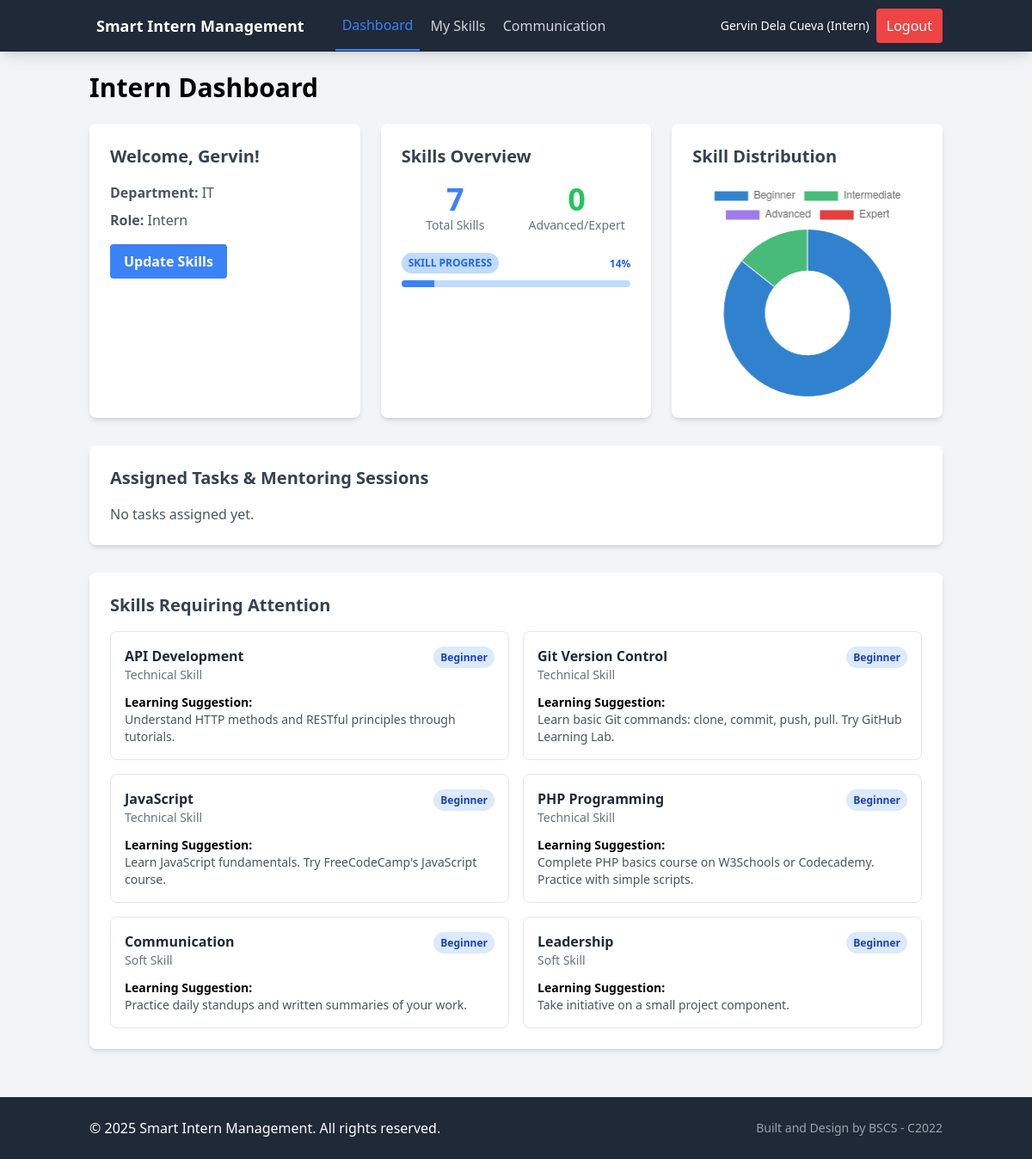
The page /dashboards/intern_dashboard.php (signed in) on the database its author committed.
### tables this page shows
CREATE TABLE `users` (
  `id` int(11) NOT NULL,
  `username` varchar(50) NOT NULL,
  `password` varchar(255) NOT NULL,
  `email` varchar(100) DEFAULT NULL,
  `first_name` varchar(50) DEFAULT NULL,
  `last_name` varchar(50) DEFAULT NULL,
  `role` enum('intern','supervisor','admin') NOT NULL,
  `department` varchar(50) DEFAULT NULL,
  `created_at` timestamp NOT NULL DEFAULT current_timestamp(),
  `updated_at` timestamp NOT NULL DEFAULT current_timestamp() ON UPDATE current_timestamp()
);

CREATE TABLE `skill_assessments` (
  `id` int(11) NOT NULL,
  `user_id` int(11) NOT NULL,
  `skill_id` int(11) NOT NULL,
  `initial_level` enum('Beginner','Intermediate','Advanced','Expert') NOT NULL,
  `current_level` enum('Beginner','Intermediate','Advanced','Expert') NOT NULL,
  `supervisor_rating` enum('Beginner','Intermediate','Advanced','Expert') DEFAULT NULL,
  `supervisor_id` int(11) DEFAULT NULL,
  `supervisor_comments` text DEFAULT NULL,
  `last_updated` timestamp NOT NULL DEFAULT current_timestamp() ON UPDATE current_timestamp()
);

CREATE TABLE `skills` (
  `id` int(11) NOT NULL,
  `name` varchar(100) NOT NULL,
  `category` enum('technical','soft') NOT NULL,
  `description` text DEFAULT NULL,
  `created_at` timestamp NOT NULL DEFAULT current_timestamp()
);

### includes/functions.php (called while the page is built, shortened)
<?php
function get_user_by_id($conn, $user_id) {
    try {
        $stmt = $conn->prepare("SELECT * FROM users WHERE id = :id");
        $stmt->bindParam(':id', $user_id);
        $stmt->execute();
        return $stmt->fetch(PDO::FETCH_ASSOC);
    } catch(PDOException $e) {
        error_log("Database error: " . $e->getMessage());
        return false;
    }
}
function get_user_skills($conn, $user_id) {
    try {
        $stmt = $conn->prepare("
            SELECT sa.*, s.name as skill_name, s.category as skill_category, s.description as skill_description,
                   u.first_name as supervisor_first_name, u.last_name as supervisor_last_name
            FROM skill_assessments sa
            JOIN skills s ON sa.skill_id = s.id
            LEFT JOIN users u ON sa.supervisor_id = u.id
            WHERE sa.user_id = :user_id
            ORDER BY s.category, s.name
        ");
        $stmt->bindParam(':user_id', $user_id);
        $stmt->execute();
        return $stmt->fetchAll(PDO::FETCH_ASSOC);
    } catch(PDOException $e) {
        error_log("Database error: " . $e->getMessage());
        return false;
    }
}
function get_learning_suggestions($level, $skill_name) {
    $default_suggestions = [
        'Beginner' => 'Complete online tutorials and practice with small projects.',
        'Intermediate' => 'Take on more complex tasks and deepen your understanding through projects.',
        'Advanced' => 'Share your knowledge by mentoring others. Explore advanced topics in this area.'
    ];
    if (isset($suggestions[$level][$skill_name])) {
        return $suggestions[$level][$skill_name];
    } else {
        return $default_suggestions[$level] ?? 'Continue practicing and improving your skills.';
    }
}
function get_level_color($level) {
    $colors = [
        'Beginner' => 'blue',
        'Intermediate' => 'green',
        'Advanced' => 'purple',
        'Expert' => 'red'
    ];
    return $colors[$level] ?? 'gray';
}
?>

### dashboards/intern_dashboard.php (the view, shortened to what this page needs)
<?php
require_once "../includes/functions.php";
$database = new Database();
$conn = $database->getConnection();
$user_id = $_SESSION['user_id'];
$user = get_user_by_id($conn, $user_id);
$user_skills = get_user_skills($conn, $user_id);
$tasks = get_intern_tasks($conn, $user_id);
$total_skills = count($user_skills);
$beginning_skills = 0;
$intermediate_skills = 0;
$advanced_skills = 0;
$expert_skills = 0;
foreach ($user_skills as $skill) {
    switch ($skill['current_level']) {
        case 'Beginner':
            $beginning_skills++;
            break;
        case 'Intermediate':
            $intermediate_skills++;
            break;
    }
}
require_once "../includes/header.php";
?>
<h1 class="text-3xl font-bold mb-6">Intern Dashboard</h1>
<div class="grid grid-cols-1 md:grid-cols-3 gap-6 mb-8">
    <div class="bg-white rounded-lg shadow-md p-6">
        <h2 class="text-xl font-semibold mb-4 text-gray-700">Welcome, <?php echo htmlspecialchars($user['first_name']); ?>!</h2>
        <p class="text-gray-600 mb-2"><strong>Department:</strong> <?php echo htmlspecialchars($user['department']); ?></p>
        <p class="text-gray-600"><strong>Role:</strong> Intern</p>
        <div class="mt-4">
            <a href="../skills/skills_list.php" class="inline-block bg-blue-500 hover:bg-blue-600 text-white font-bold py-2 px-4 rounded transition duration-300">
                Update Skills
            </a>
        </div>
    </div>
    <div class="bg-white rounded-lg shadow-md p-6">
        <h2 class="text-xl font-semibold mb-4 text-gray-700">Skills Overview</h2>
        <div class="grid grid-cols-2 gap-4">
            <div class="text-center">
                <div class="text-4xl font-bold text-blue-500"><?php echo $total_skills; ?></div>
                <div class="text-sm text-gray-500">Total Skills</div>
            </div>
            <div class="text-center">
                <div class="text-4xl font-bold text-green-500"><?php echo $advanced_skills + $expert_skills; ?></div>
                <div class="text-sm text-gray-500">Advanced/Expert</div>
            </div>
        </div>
        <div class="mt-4">
            <div class="relative pt-1">
                <div class="flex mb-2 items-center justify-between">
                    <div>
                        <span class="text-xs font-semibold inline-block py-1 px-2 uppercase rounded-full text-blue-600 bg-blue-200">
                            Skill Progress
                        </span>
                    </div>
                    <div class="text-right">
                        <span class="text-xs font-semibold inline-block text-blue-600">
                            <?php echo $total_skills > 0 ? round((($intermediate_skills + $advanced_skills + $expert_skills) / $total_skills) * 100) : 0; ?>%
                        </span>
                    </div>
                </div>
                <div class="overflow-hidden h-2 mb-4 text-xs flex rounded bg-blue-200">
                    <div style="width:<?php echo $total_skills > 0 ? (($intermediate_skills + $advanced_skills + $expert_skills) / $total_skills) * 100 : 0; ?>%"
                         class="shadow-none flex flex-col text-center whitespace-nowrap text-white justify-center bg-blue-500"></div>
                </div>
            </div>
        </div>
    </div>
    <div class="bg-white rounded-lg shadow-md p-6">
        <h2 class="text-xl font-semibold mb-4 text-gray-700">Skill Distribution</h2>
        <canvas id="skillDistributionChart" style="height: 200px; max-height: 250px;" width="400" height="150"></canvas>
    </div>
</div>
<div class="bg-white rounded-lg shadow-md p-6 mb-8">
    <h2 class="text-xl font-semibold mb-4 text-gray-700">Assigned Tasks & Mentoring Sessions</h2>
    <?php if (empty($tasks)): ?>
        <p class="text-gray-600">No tasks assigned yet.</p>
    <?php endif; ?>
</div>
<div class="bg-white rounded-lg shadow-md p-6">
    <h2 class="text-xl font-semibold mb-4 text-gray-700">Skills Requiring Attention</h2>
    <?php
    $improvement_needed = array_filter($user_skills, function($skill) {
        return $skill['current_level'] === 'Beginner' ||
               ($skill['supervisor_rating'] &&
                (
                    ($skill['supervisor_rating'] === 'Beginner' && $skill['current_level'] !== 'Beginner') ||
                    ($skill['supervisor_rating'] === 'Intermediate' && in_array($skill['current_level'], ['Advanced', 'Expert'])) ||
                    ($skill['supervisor_rating'] === 'Advanced' && $skill['current_level'] === 'Expert')
                )
               );
    });
    ?>
    <?php if (empty($improvement_needed)): ?>
        <p class="text-gray-600">No skills currently need improvement. Great work!</p>
    <?php else: ?>
        <div class="grid grid-cols-1 md:grid-cols-2 gap-4">
            <?php foreach ($improvement_needed as $skill): ?>
                <div class="border rounded-lg p-4">
                    <div class="flex justify-between items-start">
                        <div>
                            <h3 class="font-semibold text-gray-800"><?php echo htmlspecialchars($skill['skill_name']); ?></h3>
                            <p class="text-sm text-gray-500"><?php echo ucfirst($skill['skill_category']); ?> Skill</p>
                        </div>
                        <div>
                            <?php
                                $color = get_level_color($skill['current_level']);
                                $bg_color = "bg-{$color}-100";
                                $text_color = "text-{$color}-800";
                            ?>
                            <span class="px-2 py-1 text-xs font-semibold rounded-full <?php echo $bg_color . ' ' . $text_color; ?>">
                                <?php echo $skill['current_level']; ?>
                            </span>
                        </div>
                    </div>
                    <div class="mt-3 text-sm">
                        <p class="font-semibold">Learning Suggestion:</p>
                        <p class="text-gray-600"><?php echo get_learning_suggestions($skill['current_level'], $skill['skill_name']); ?></p>
                    </div>
                </div>
            <?php endforeach; ?>
        </div>
    <?php endif; ?>
</div>
<script>
document.addEventListener('DOMContentLoaded', function() {
    // Skill Distribution Chart
    var ctx = document.getElementById('skillDistributionChart').getContext('2d');
    var skillDistributionChart = new Chart(ctx, {
        type: 'doughnut',
        data: {
            labels: ['Beginner', 'Intermediate', 'Advanced', 'Expert'],
            datasets: [{
                data: [
                    <?php echo $beginning_skills; ?>,
                    <?php echo $intermediate_skills; ?>,
                    <?php echo $advanced_skills; ?>,
                    <?php echo $expert_skills; ?>
                ],
                backgroundColor: [
                    '#3182CE', // blue-500
                    '#48BB78', // green-500
                    '#9F7AEA', // purple-500
                    '#E53E3E'  // red-500
                ],
                borderWidth: 1
            }]
        },
        options: {
            responsive: true,
            maintainAspectRatio: false,
            legend: {
                position: 'right',
                labels: {
                    fontColor: '#718096'
                }
            },
            tooltips: {
                callbacks: {
                    label: function(tooltipItem, data) {
                        var dataset = data.datasets[tooltipItem.datasetIndex];
                        var total = dataset.data.reduce(function(previousValue, currentValue) {
                            return previousValue + currentValue;
                        });
                        var currentValue = dataset.data[tooltipItem.index];
                        var percentage = Math.floor(((currentValue/total) * 100)+0.5);
                        return data.labels[tooltipItem.index] + ': ' + currentValue + ' (' + percentage + '%)';
                    }
                }
            }
        }
    });
});
</script>
<?php
require_once "../includes/footer.php";
?>

### includes/header.php (shortened to what this page needs)
<?php
$base_path = '';
$current_path = $_SERVER['PHP_SELF'];
if (strpos($current_path, '/dashboards/') !== false) {
    $base_path = '../';
} else if (strpos($current_path, '/skills/') !== false) {
    $base_path = '../';
} else if (strpos($current_path, '/reports/') !== false) {
    $base_path = '../';
} else if (strpos($current_path, '/communication/') !== false) {
    $base_path = '../';
}
?>
<!DOCTYPE html>
<html lang="en">
<head>
    <script src="https://cdn.tailwindcss.com"></script>
</head>
<body class="bg-gray-100 min-h-screen">
    <nav class="bg-gray-800 text-white shadow-lg">
        <div class="container mx-auto px-4">
            <div class="flex justify-between">
                <div class="flex space-x-7">
                    <div>
                        <a href="<?php echo $base_path; ?>index.php" class="flex items-center py-4 px-2">
                            <span class="font-semibold text-white text-lg">Smart Intern Management</span>
                        </a>
                    </div>
                    <?php if (isset($_SESSION['user_id'])): ?>
                    <div class="hidden md:flex items-center space-x-1">
                        <?php if ($_SESSION['user_role'] === 'intern'): ?>
                        <a href="<?php echo $base_path; ?>dashboards/intern_dashboard.php"
                           class="py-4 px-2 <?php echo (strpos($current_path, '/dashboards/intern_dashboard.php') !== false) ? 'text-blue-500 border-b-2 border-blue-500' : 'text-gray-300 hover:text-blue-500 hover:border-b-2 hover:border-blue-500'; ?>">
                            Dashboard
                        </a>
                        <a href="<?php echo $base_path; ?>skills/skills_list.php"
                           class="py-4 px-2 <?php echo (strpos($current_path, '/skills/skills_list.php') !== false) ? 'text-blue-500 border-b-2 border-blue-500' : 'text-gray-300 hover:text-blue-500 hover:border-b-2 hover:border-blue-500'; ?>">
                            My Skills
                        </a>
                        <a href="<?php echo $base_path; ?>communication/index.php"
                           class="py-4 px-2 <?php echo (strpos($current_path, '/communication/') !== false) ? 'text-blue-500 border-b-2 border-blue-500' : 'text-gray-300 hover:text-blue-500 hover:border-b-2 hover:border-blue-500'; ?>">
                            Communication
                        </a>
                        <?php endif; ?>
                    </div>
                    <?php endif; ?>
                </div>
                <div class="hidden md:flex items-center space-x-3">
                    <?php if (isset($_SESSION['user_id'])): ?>
                    <div class="flex items-center space-x-2">
                        <span class="text-sm"><?php echo htmlspecialchars($_SESSION['user_name']); ?> (<?php echo ucfirst($_SESSION['user_role']); ?>)</span>
                        <a href="<?php echo $base_path; ?>logout.php" class="py-2 px-3 bg-red-500 hover:bg-red-600 text-white rounded transition duration-300">Logout</a>
                    </div>
                    <?php else: ?>
                    <a href="<?php echo $base_path; ?>index.php" class="py-2 px-3 bg-blue-500 hover:bg-blue-600 text-white rounded transition duration-300">Home</a>
                    <?php endif; ?>
                </div>
            </div>
        </div>
    </nav>
    <div class="container mx-auto px-4 py-6">

### includes/footer.php (shortened to what this page needs)
    </div>
    <footer class="bg-gray-800 text-white py-6 mt-8">
        <div class="container mx-auto px-4">
            <div class="flex flex-col md:flex-row justify-between items-center">
                <div class="mb-4 md:mb-0">
                    <p>&copy; <?php echo date('Y'); ?> Smart Intern Management. All rights reserved.</p>
                </div>
                <div>
                    <p class="text-sm text-gray-400">Built and Design by BSCS - C2022</p>
                </div>
            </div>
        </div>
    </footer>
</body>
</html>

### rows shown on the page
users: first_name "Gervin", department "IT"
skill_assessments: skill.name "API Development", skill.category "Technical", current_level "Beginner", current_level.name "Understand HTTP methods and RESTful principles through tutorials."
skill_assessments: skill.name "Git Version Control", skill.category "Technical", current_level "Beginner", current_level.name "Learn basic Git commands: clone, commit, push, pull. Try GitHub Learning Lab."
skill_assessments: skill.name "JavaScript", skill.category "Technical", current_level "Beginner", current_level.name "Learn JavaScript fundamentals. Try FreeCodeCamp's JavaScript course."
skill_assessments: skill.name "PHP Programming", skill.category "Technical", current_level "Beginner", current_level.name "Complete PHP basics course on W3Schools or Codecademy. Practice with simple scripts."
skill_assessments: skill.name "Communication", skill.category "Soft", current_level "Beginner", current_level.name "Practice daily standups and written summaries of your work."
skill_assessments: skill.name "Leadership", skill.category "Soft", current_level "Beginner", current_level.name "Take initiative on a small project component."

### other values the page prints
$_SESSION['user_name'] "Gervin Dela Cueva"
$_SESSION['user_role'] "Intern"
$total_skills "7"
$advanced_skills + $expert_skills "0"
chart data {{ $beginning_skills }} 6
chart data {{ $intermediate_skills }} 1
chart data {{ $advanced_skills }} 0
chart data {{ $expert_skills }} 0
